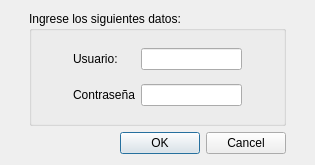
<?xml version="1.0" encoding="UTF-8"?>
<ui version="4.0">
 <class>AccesoUsuario</class>
 <widget class="QWidget" name="AccesoUsuario">
  <property name="windowModality">
   <enum>Qt::ApplicationModal</enum>
  </property>
  <property name="geometry">
   <rect>
    <x>0</x>
    <y>0</y>
    <width>315</width>
    <height>165</height>
   </rect>
  </property>
  <property name="maximumSize">
   <size>
    <width>347</width>
    <height>179</height>
   </size>
  </property>
  <property name="focusPolicy">
   <enum>Qt::NoFocus</enum>
  </property>
  <property name="windowTitle">
   <string>Ingreso al Sistema</string>
  </property>
  <property name="windowIcon">
   <iconset>
    <normaloff>:/iconos/empleados.png</normaloff>:/iconos/empleados.png</iconset>
  </property>
  <layout class="QGridLayout" name="gridLayout_2">
   <item row="0" column="1">
    <widget class="QGroupBox" name="groupBox">
     <property name="title">
      <string>Ingrese los siguientes datos:</string>
     </property>
     <layout class="QGridLayout" name="gridLayout">
      <item row="2" column="1">
       <widget class="QLabel" name="label_2">
        <property name="text">
         <string>Contraseña</string>
        </property>
       </widget>
      </item>
      <item row="2" column="0">
       <spacer name="horizontalSpacer_3">
        <property name="orientation">
         <enum>Qt::Horizontal</enum>
        </property>
        <property name="sizeHint" stdset="0">
         <size>
          <width>40</width>
          <height>20</height>
         </size>
        </property>
       </spacer>
      </item>
      <item row="2" column="4">
       <spacer name="horizontalSpacer_4">
        <property name="orientation">
         <enum>Qt::Horizontal</enum>
        </property>
        <property name="sizeHint" stdset="0">
         <size>
          <width>40</width>
          <height>20</height>
         </size>
        </property>
       </spacer>
      </item>
      <item row="0" column="0">
       <spacer name="horizontalSpacer">
        <property name="orientation">
         <enum>Qt::Horizontal</enum>
        </property>
        <property name="sizeHint" stdset="0">
         <size>
          <width>40</width>
          <height>20</height>
         </size>
        </property>
       </spacer>
      </item>
      <item row="0" column="1">
       <widget class="QLabel" name="label">
        <property name="text">
         <string>Usuario:</string>
        </property>
       </widget>
      </item>
      <item row="0" column="2">
       <widget class="QLineEdit" name="login"/>
      </item>
      <item row="2" column="2">
       <widget class="QLineEdit" name="password">
        <property name="echoMode">
         <enum>QLineEdit::Password</enum>
        </property>
       </widget>
      </item>
      <item row="0" column="4">
       <spacer name="horizontalSpacer_2">
        <property name="orientation">
         <enum>Qt::Horizontal</enum>
        </property>
        <property name="sizeHint" stdset="0">
         <size>
          <width>40</width>
          <height>20</height>
         </size>
        </property>
       </spacer>
      </item>
     </layout>
    </widget>
   </item>
   <item row="1" column="1">
    <widget class="QDialogButtonBox" name="boton">
     <property name="standardButtons">
      <set>QDialogButtonBox::Cancel|QDialogButtonBox::Ok</set>
     </property>
    </widget>
   </item>
   <item row="0" column="0">
    <spacer name="horizontalSpacer_5">
     <property name="orientation">
      <enum>Qt::Horizontal</enum>
     </property>
     <property name="sizeHint" stdset="0">
      <size>
       <width>40</width>
       <height>20</height>
      </size>
     </property>
    </spacer>
   </item>
   <item row="0" column="2">
    <spacer name="horizontalSpacer_6">
     <property name="orientation">
      <enum>Qt::Horizontal</enum>
     </property>
     <property name="sizeHint" stdset="0">
      <size>
       <width>40</width>
       <height>20</height>
      </size>
     </property>
    </spacer>
   </item>
  </layout>
 </widget>
 <tabstops>
  <tabstop>boton</tabstop>
 </tabstops>
 <resources/>
 <connections/>
</ui>
